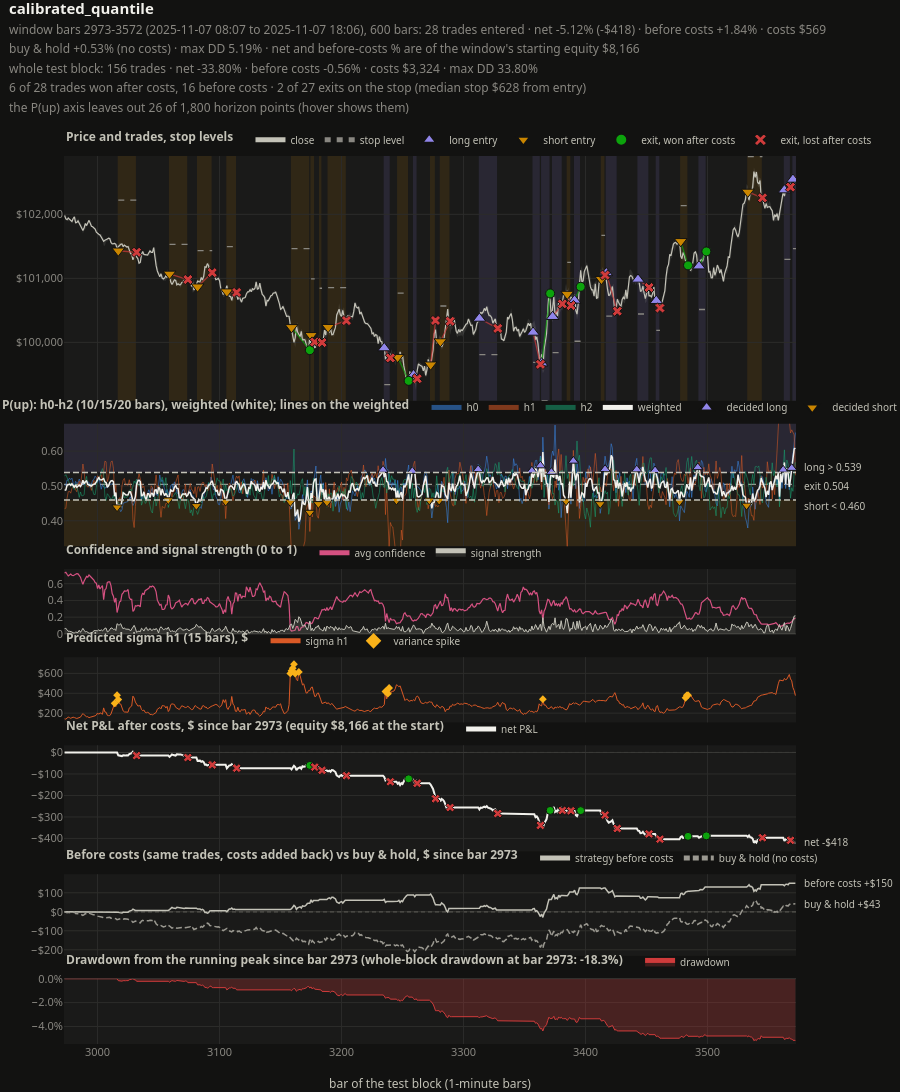

The notebook cell this image was saved under:
### Code cell
import os
from pathlib import Path

from IPython.display import display

from neural_trade.notebook import BacktestExplorer, pick_run
from neural_trade.visualization.trading_dashboard import detail_window

run_dir = pick_run(RUN_DIR, RUNS_DIR)   # newest run with a serving bundle, or a clear error
print("run:", run_dir)
explorer = BacktestExplorer.from_run(run_dir, csv_path=CSV_PATH)
res = explorer.run(STRATEGY, costs={"random_seeds": 0}, baselines=False)
start = detail_window(res, BARS, around=START)[0] if isinstance(START, str) else int(START)
explorer.dashboard(res, start=start, end=start + BARS).show()

### Figure 1 — Plotly figure (JSON) as saved in the notebook; plotly's stock layout.template omitted (floating-point values rounded to 4 significant figures; data arrays with more than 128 entries replaced by an {"elided": "..."} marker saying what was removed)
{"data": [{"dx": 1, "hoverinfo": "skip", "legend": "legend", "line": {"width": 0}, "mode": "lines", "name": "bar high", "showlegend": false, "type": "scatter", "x0": 2973.0, "xaxis": "x", "y": {"elided": "600 float values"}, "yaxis": "y"}, {"dx": 1, "fill": "tonexty", "fillcolor": "rgba(195,194,183,0.13)", "hoverinfo": "skip", "legend": "legend", "line": {"width": 0}, "mode": "lines", "name": "bar high-low range", "showlegend": false, "type": "scatter", "x0": 2973.0, "xaxis": "x", "y": {"elided": "600 float values"}, "yaxis": "y"}, {"dx": 1, "hovertemplate": "close %{y:$,.2f}%{text}<extra></extra>", "legend": "legend", "line": {"color": "#c3c2b7", "width": 1.2}, "mode": "lines", "name": "close", "text": {"elided": "600 str values"}, "type": "scatter", "x0": 2973, "xaxis": "x", "y": {"elided": "600 float values"}, "yaxis": "y"}, {"hoverinfo": "skip", "legend": "legend", "legendgroup": "lvl-sl", "line": {"color": "#898781", "dash": "6px,6px", "width": 1.3}, "mode": "lines", "name": "stop level", "type": "scatter", "x": [3017, 3032, null, 3059, 3074, null, 3082, 3094, null, 3106, 3114, null, 3159, 3174, null, 3175, 3178, null, 3182, 3184, null, 3189, 3204, null, 3235, 3240, null, 3246, 3255, null, 3259, 3262, null, 3273, 3277, null, 3281, 3289, null, 3313, 3328, null, 3357, 3363, null, 3364, 3371, null, 3373, 3381, null, 3385, 3388, null, 3391, 3396, null, 3413, 3416, null, 3417, 3426, null, 3443, 3452, null, 3458, 3461, null, 3478, 3484, null, 3493, 3499, null, 3533, 3545, null, 3563, 3568, null, 3570, 3579, null], "xaxis": "x", "y": [102200.0, 102200.0, null, 101500.0, 101500.0, null, 101400.0, 101400.0, null, 101500.0, 101500.0, null, 101500.0, 101500.0, null, 101000.0, 101000.0, null, 100800.0, 100800.0, null, 100900.0, 100900.0, null, 99340.0, 99340.0, null, 100800.0, 100800.0, null, 98820.0, 98820.0, null, 100300.0, 100300.0, null, 100600.0, 100600.0, null, 99810.0, 99810.0, null, 99690.0, 99690.0, null, 99090.0, 99090.0, null, 99840.0, 99840.0, null, 101200.0, 101200.0, null, 100000.0, 100000.0, null, 101700.0, 101700.0, null, 100400.0, 100400.0, null, 100400.0, 100400.0, null, 100200.0, 100200.0, null, 102100.0, 102100.0, null, 100500.0, 100500.0, null, 102900.0, 102900.0, null, 101300.0, 101300.0, null, 101500.0, 101500.0, null], "yaxis": "y"}, {"hoverinfo": "skip", "legend": "legend", "legendgroup": "trade-win", "line": {"color": "rgba(12,163,12,0.7)", "width": 1.3}, "mode": "lines", "name": "win (entry to exit)", "showlegend": false, "type": "scatter", "x": [3159, 3174, null, 3246, 3255, null, 3364, 3371, null, 3391, 3396, null, 3478, 3484, null, 3493, 3499, null], "xaxis": "x", "y": [100200.0, 99880.0, null, 99770.0, 99400.0, null, 99680.0, 100800.0, null, 100700.0, 100900.0, null, 101600.0, 101200.0, null, 101200.0, 101400.0, null], "yaxis": "y"}, {"hoverinfo": "skip", "legend": "legend", "legendgroup": "trade-loss", "line": {"color": "rgba(208,59,59,0.7)", "width": 1.3}, "mode": "lines", "name": "loss (entry to exit)", "showlegend": false, "type": "scatter", "x": [3017, 3032, null, 3059, 3074, null, 3082, 3094, null, 3106, 3114, null, 3175, 3178, null, 3182, 3184, null, 3189, 3204, null, 3235, 3240, null, 3259, 3262, null, 3273, 3277, null, 3281, 3289, null, 3313, 3328, null, 3357, 3363, null, 3373, 3381, null, 3385, 3388, null, 3413, 3416, null, 3417, 3426, null, 3443, 3452, null, 3458, 3461, null, 3533, 3545, null, 3563, 3568, null, 3570, 3579, null], "xaxis": "x", "y": [101400.0, 101400.0, null, 101100.0, 101000.0, null, 100900.0, 101100.0, null, 100800.0, 100800.0, null, 100100.0, 100000.0, null, 100000.0, 100000.0, null, 100200.0, 100300.0, null, 99910.0, 99760.0, null, 99490.0, 99430.0, null, 99650.0, 100300.0, null, 100000.0, 100300.0, null, 100400.0, 100200.0, null, 100200.0, 99660.0, null, 100400.0, 100600.0, null, 100800.0, 100600.0, null, 101000.0, 101100.0, null, 101100.0, 100500.0, null, 101000.0, 100900.0, null, 100700.0, 100500.0, null, 102300.0, 102300.0, null, 102400.0, 102400.0, null, 102500.0, 102700.0, null], "yaxis": "y"}, {"hoverinfo": "skip", "legend": "legend", "legendgroup": "entry-LONG", "marker": {"color": "#9085e9", "line": {"color": "#121211", "width": 1}, "size": 11, "symbol": "triangle-up"}, "mode": "markers", "name": "long entry", "type": "scatter", "x": [3235, 3259, 3313, 3357, 3364, 3373, 3391, 3417, 3443, 3458, 3493, 3563, 3570], "xaxis": "x", "y": [99910.0, 99490.0, 100400.0, 100200.0, 99680.0, 100400.0, 100700.0, 101100.0, 101000.0, 100700.0, 101200.0, 102400.0, 102500.0], "yaxis": "y"}, {"hoverinfo": "skip", "legend": "legend", "legendgroup": "entry-SHORT", "marker": {"color": "#c98500", "line": {"color": "#121211", "width": 1}, "size": 11, "symbol": "triangle-down"}, "mode": "markers", "name": "short entry", "type": "scatter", "x": [3017, 3059, 3082, 3106, 3159, 3175, 3182, 3189, 3246, 3273, 3281, 3385, 3413, 3478, 3533], "xaxis": "x", "y": [101400.0, 101100.0, 100900.0, 100800.0, 100200.0, 100100.0, 100000.0, 100200.0, 99770.0, 99650.0, 100000.0, 100800.0, 101000.0, 101600.0, 102300.0], "yaxis": "y"}, {"hoverinfo": "skip", "legend": "legend", "legendgroup": "trade-win", "marker": {"color": "#0ca30c", "line": {"color": "#121211", "width": 1}, "size": 9, "symbol": "circle"}, "mode": "markers", "name": "exit, won after costs", "opacity": 1.0, "type": "scatter", "x": [3174, 3255, 3371, 3396, 3484, 3499], "xaxis": "x", "y": [99880.0, 99400.0, 100800.0, 100900.0, 101200.0, 101400.0], "yaxis": "y"}, {"hoverinfo": "skip", "legend": "legend", "legendgroup": "trade-loss", "marker": {"color": "#d03b3b", "line": {"color": "#121211", "width": 1}, "size": 9, "symbol": "x"}, "mode": "markers", "name": "exit, lost after costs", "opacity": 1.0, "type": "scatter", "x": [3032, 3074, 3094, 3114, 3178, 3184, 3204, 3240, 3262, 3277, 3289, 3328, 3363, 3381, 3388, 3416, 3426, 3452, 3461, 3545, 3568], "xaxis": "x", "y": [101400.0, 101000.0, 101100.0, 100800.0, 100000.0, 100000.0, 100300.0, 99760.0, 99430.0, 100300.0, 100300.0, 100200.0, 99660.0, 100600.0, 100600.0, 101100.0, 100500.0, 100900.0, 100500.0, 102300.0, 102400.0], "yaxis": "y"}, {"dx": 1, "hovertemplate": "P(up) h0 (10 bars) %{y:.3f}<extra></extra>", "legend": "legend2", "legendgroup": "h0", "line": {"color": "rgba(57,135,229,0.55)", "width": 1}, "mode": "lines", "name": "h0", "type": "scatter", "x0": 2973, "xaxis": "x", "y": {"elided": "600 float values"}, "yaxis": "y2"}, {"dx": 1, "hovertemplate": "P(up) h1 (15 bars) %{y:.3f}<extra></extra>", "legend": "legend2", "legendgroup": "h1", "line": {"color": "rgba(217,89,38,0.55)", "width": 1}, "mode": "lines", "name": "h1", "type": "scatter", "x0": 2973, "xaxis": "x", "y": {"elided": "600 float values"}, "yaxis": "y2"}, {"dx": 1, "hovertemplate": "P(up) h2 (20 bars) %{y:.3f}<extra></extra>", "legend": "legend2", "legendgroup": "h2", "line": {"color": "rgba(25,158,112,0.55)", "width": 1}, "mode": "lines", "name": "h2", "type": "scatter", "x0": 2973, "xaxis": "x", "y": {"elided": "600 float values"}, "yaxis": "y2"}, {"dx": 1, "hovertemplate": "weighted P(up) %{y:.3f}<extra></extra>", "legend": "legend2", "line": {"color": "#f2f1ec", "width": 1.5}, "mode": "lines", "name": "weighted", "type": "scatter", "x0": 2973, "xaxis": "x", "y": {"elided": "600 float values"}, "yaxis": "y2"}, {"hoverinfo": "skip", "legend": "legend2", "legendgroup": "decision-LONG", "marker": {"color": "#9085e9", "line": {"color": "#121211", "width": 1}, "size": 9, "symbol": "triangle-up"}, "mode": "markers", "name": "decided long", "type": "scatter", "x": [3234, 3258, 3312, 3356, 3363, 3372, 3390, 3416, 3442, 3457, 3492, 3562, 3569], "xaxis": "x", "y": [0.5459, 0.5426, 0.5477, 0.5437, 0.5585, 0.5399, 0.5719, 0.548, 0.5469, 0.5445, 0.5532, 0.5463, 0.5512], "yaxis": "y2"}, {"hoverinfo": "skip", "legend": "legend2", "legendgroup": "decision-SHORT", "marker": {"color": "#c98500", "line": {"color": "#121211", "width": 1}, "size": 9, "symbol": "triangle-down"}, "mode": "markers", "name": "decided short", "type": "scatter", "x": [3016, 3058, 3081, 3105, 3158, 3174, 3181, 3188, 3245, 3272, 3280, 3384, 3412, 3477, 3532], "xaxis": "x", "y": [0.439, 0.4597, 0.443, 0.4553, 0.4539, 0.4237, 0.4486, 0.4532, 0.4584, 0.4587, 0.458, 0.4563, 0.4484, 0.4552, 0.4442], "yaxis": "y2"}, {"dx": 1, "hovertemplate": "confidence %{y:.3f}<extra></extra>", "legend": "legend3", "line": {"color": "#d55181", "width": 1.2}, "mode": "lines", "name": "avg confidence", "type": "scatter", "x0": 2973, "xaxis": "x", "y": {"elided": "600 float values"}, "yaxis": "y3"}, {"dx": 1, "fill": "tozeroy", "fillcolor": "rgba(195,194,183,0.15)", "hovertemplate": "strength %{y:.3f}<extra></extra>", "legend": "legend3", "line": {"color": "#c3c2b7", "width": 1}, "mode": "lines", "name": "signal strength", "type": "scatter", "x0": 2973, "xaxis": "x", "y": {"elided": "600 float values"}, "yaxis": "y3"}, {"dx": 1, "hovertemplate": "sigma h1 (15 bars) %{y:$,.1f}%{text}<extra></extra>", "legend": "legend4", "line": {"color": "#d95926", "width": 1}, "mode": "lines", "name": "sigma h1", "text": {"elided": "600 str values"}, "type": "scatter", "x0": 2973, "xaxis": "x", "y": {"elided": "600 float values"}, "yaxis": "y4"}, {"hoverinfo": "skip", "legend": "legend4", "marker": {"color": "#fab219", "size": 6, "symbol": "diamond"}, "mode": "markers", "name": "variance spike", "type": "scatter", "x": [3014, 3016, 3017, 3158, 3159, 3160, 3161, 3162, 3165, 3236, 3238, 3239, 3365, 3482, 3483, 3484], "xaxis": "x", "y": [298.5, 380.7, 336.9, 599.7, 626.0, 653.1, 693.3, 598.4, 615.1, 417.8, 395.9, 453.0, 341.0, 354.1, 379.7, 380.7], "yaxis": "y4"}, {"dx": 1, "hovertemplate": "net P&L since bar 2973 %{y:$,.0f}<extra></extra>", "legend": "legend5", "line": {"color": "#f2f1ec", "width": 2}, "mode": "lines", "name": "net P&L", "type": "scatter", "x0": 2973, "xaxis": "x", "y": {"elided": "600 float values"}, "yaxis": "y5"}, {"hoverinfo": "skip", "legend": "legend5", "legendgroup": "trade-win", "marker": {"color": "#0ca30c", "line": {"color": "#121211", "width": 1}, "size": 8, "symbol": "circle"}, "mode": "markers", "name": "exit, win", "showlegend": false, "type": "scatter", "x": [3174, 3255, 3371, 3396, 3484, 3499], "xaxis": "x", "y": [-60.23, -122.5, -269.6, -270.5, -390.1, -388.1], "yaxis": "y5"}, {"hoverinfo": "skip", "legend": "legend5", "legendgroup": "trade-loss", "marker": {"color": "#d03b3b", "line": {"color": "#121211", "width": 1}, "size": 8, "symbol": "x"}, "mode": "markers", "name": "exit, loss", "showlegend": false, "type": "scatter", "x": [3032, 3074, 3094, 3114, 3178, 3184, 3204, 3240, 3262, 3277, 3289, 3328, 3363, 3381, 3388, 3416, 3426, 3452, 3461, 3545, 3568], "xaxis": "x", "y": [-14.39, -23.58, -57.61, -72.83, -68.04, -83.27, -107.8, -136.3, -143.5, -215.1, -256.2, -284.2, -339.2, -269.6, -271.4, -291.3, -353.6, -378.9, -403.3, -396.7, -408.7], "yaxis": "y5"}, {"dx": 1, "hovertemplate": "before costs since bar 2973 %{y:$,.0f}<extra></extra>", "legend": "legend6", "line": {"color": "#c3c2b7", "width": 1.5}, "mode": "lines", "name": "strategy before costs", "type": "scatter", "x0": 2973, "xaxis": "x", "y": {"elided": "600 float values"}, "yaxis": "y6"}, {"dx": 1, "hovertemplate": "buy & hold since bar 2973 %{y:$,.0f} ($8,166 held, no costs)<extra></extra>", "legend": "legend6", "line": {"color": "#9a9890", "dash": "6px,3px", "width": 1.5}, "mode": "lines", "name": "buy & hold (no costs)", "type": "scatter", "x0": 2973, "xaxis": "x", "y": {"elided": "600 float values"}, "yaxis": "y6"}, {"dx": 1, "fill": "tozeroy", "fillcolor": "rgba(208,59,59,0.25)", "hovertemplate": "drawdown %{y:.2%}<extra></extra>", "legend": "legend7", "line": {"color": "#d03b3b", "width": 1}, "mode": "lines", "name": "drawdown", "type": "scatter", "x0": 2973, "xaxis": "x", "y": {"elided": "600 float values"}, "yaxis": "y7"}], "layout": {"annotations": [{"align": "left", "font": {"color": "#c3c2b7", "size": 10}, "showarrow": false, "text": "short < 0.460", "x": 1.0, "xanchor": "left", "xref": "x domain", "xshift": 6, "y": 0.4431, "yanchor": "middle", "yref": "y2"}, {"align": "left", "font": {"color": "#c3c2b7", "size": 10}, "showarrow": false, "text": "exit 0.504", "x": 1.0, "xanchor": "left", "xref": "x domain", "xshift": 6, "y": 0.4993, "yanchor": "middle", "yref": "y2"}, {"align": "left", "font": {"color": "#c3c2b7", "size": 10}, "showarrow": false, "text": "long > 0.539", "x": 1.0, "xanchor": "left", "xref": "x domain", "xshift": 6, "y": 0.5556, "yanchor": "middle", "yref": "y2"}, {"align": "left", "font": {"color": "#c3c2b7", "size": 10}, "showarrow": false, "text": "net -$418", "x": 1.0, "xanchor": "left", "xref": "x domain", "xshift": 6, "y": -418.4, "yanchor": "middle", "yref": "y5"}, {"align": "left", "font": {"color": "#c3c2b7", "size": 10}, "showarrow": false, "text": "buy & hold +$43", "x": 1.0, "xanchor": "left", "xref": "x domain", "xshift": 6, "y": 43.04, "yanchor": "middle", "yref": "y6"}, {"align": "left", "font": {"color": "#c3c2b7", "size": 10}, "showarrow": false, "text": "before costs +$150", "x": 1.0, "xanchor": "left", "xref": "x domain", "xshift": 6, "y": 150.2, "yanchor": "middle", "yref": "y6"}], "height": 1500, "hovermode": "x unified", "hoversubplots": "axis", "legend": {"bgcolor": "rgba(0,0,0,0)", "font": {"color": "#c3c2b7", "size": 10}, "groupclick": "togglegroup", "itemsizing": "constant", "itemwidth": 30, "orientation": "h", "title": {"font": {"color": "#c3c2b7", "size": 12}, "side": "left", "text": "<b>Price and trades, stop levels</b>   "}, "x": 0, "xanchor": "left", "y": 1.002, "yanchor": "bottom"}, "legend2": {"bgcolor": "rgba(0,0,0,0)", "font": {"color": "#c3c2b7", "size": 10}, "groupclick": "togglegroup", "itemsizing": "constant", "itemwidth": 30, "orientation": "h", "title": {"font": {"color": "#c3c2b7", "size": 12}, "side": "left", "text": "<b>P(up): h0-h2 (10/15/20 bars), weighted (white); lines on the weighted</b>   "}, "x": 0, "xanchor": "left", "y": 0.7005, "yanchor": "bottom"}, "legend3": {"bgcolor": "rgba(0,0,0,0)", "font": {"color": "#c3c2b7", "size": 10}, "groupclick": "togglegroup", "itemsizing": "constant", "itemwidth": 30, "orientation": "h", "title": {"font": {"color": "#c3c2b7", "size": 12}, "side": "left", "text": "<b>Confidence and signal strength (0 to 1)</b>   "}, "x": 0, "xanchor": "left", "y": 0.5369, "yanchor": "bottom"}, "legend4": {"bgcolor": "rgba(0,0,0,0)", "font": {"color": "#c3c2b7", "size": 10}, "groupclick": "togglegroup", "itemsizing": "constant", "itemwidth": 30, "orientation": "h", "title": {"font": {"color": "#c3c2b7", "size": 12}, "side": "left", "text": "<b>Predicted sigma h1 (15 bars), $</b>   "}, "x": 0, "xanchor": "left", "y": 0.4377, "yanchor": "bottom"}, "legend5": {"bgcolor": "rgba(0,0,0,0)", "font": {"color": "#c3c2b7", "size": 10}, "groupclick": "togglegroup", "itemsizing": "constant", "itemwidth": 30, "orientation": "h", "title": {"font": {"color": "#c3c2b7", "size": 12}, "side": "left", "text": "<b>Net P&L after costs, $ since bar 2973 (equity $8,166 at the start)</b>   "}, "x": 0, "xanchor": "left", "y": 0.3384, "yanchor": "bottom"}, "legend6": {"bgcolor": "rgba(0,0,0,0)", "font": {"color": "#c3c2b7", "size": 10}, "groupclick": "togglegroup", "itemsizing": "constant", "itemwidth": 30, "orientation": "h", "title": {"font": {"color": "#c3c2b7", "size": 12}, "side": "left", "text": "<b>Before costs (same trades, costs added back) vs buy & hold, $ since bar 2973</b>   "}, "x": 0, "xanchor": "left", "y": 0.1932, "yanchor": "bottom"}, "legend7": {"bgcolor": "rgba(0,0,0,0)", "font": {"color": "#c3c2b7", "size": 10}, "groupclick": "togglegroup", "itemsizing": "constant", "itemwidth": 30, "orientation": "h", "title": {"font": {"color": "#c3c2b7", "size": 12}, "side": "left", "text": "<b>Drawdown from the running peak since bar 2973 (whole-block drawdown at bar 2973: -18.3%)</b>   "}, "x": 0, "xanchor": "left", "y": 0.07553, "yanchor": "bottom"}, "margin": {"r": 104, "t": 156}, "shapes": [{"fillcolor": "rgba(201,133,0,0.12)", "layer": "below", "line": {"width": 0}, "type": "rect", "x0": 3016.0, "x1": 3032.0, "xref": "x", "y0": 0, "y1": 1, "yref": "y domain"}, {"fillcolor": "rgba(201,133,0,0.12)", "layer": "below", "line": {"width": 0}, "type": "rect", "x0": 3058.0, "x1": 3074.0, "xref": "x", "y0": 0, "y1": 1, "yref": "y domain"}, {"fillcolor": "rgba(201,133,0,0.12)", "layer": "below", "line": {"width": 0}, "type": "rect", "x0": 3082.0, "x1": 3094.0, "xref": "x", "y0": 0, "y1": 1, "yref": "y domain"}, {"fillcolor": "rgba(201,133,0,0.12)", "layer": "below", "line": {"width": 0}, "type": "rect", "x0": 3106.0, "x1": 3114.0, "xref": "x", "y0": 0, "y1": 1, "yref": "y domain"}, {"fillcolor": "rgba(201,133,0,0.12)", "layer": "below", "line": {"width": 0}, "type": "rect", "x0": 3158.0, "x1": 3174.0, "xref": "x", "y0": 0, "y1": 1, "yref": "y domain"}, {"fillcolor": "rgba(201,133,0,0.12)", "layer": "below", "line": {"width": 0}, "type": "rect", "x0": 3174.0, "x1": 3178.0, "xref": "x", "y0": 0, "y1": 1, "yref": "y domain"}, {"fillcolor": "rgba(201,133,0,0.12)", "layer": "below", "line": {"width": 0}, "type": "rect", "x0": 3182.0, "x1": 3184.0, "xref": "x", "y0": 0, "y1": 1, "yref": "y domain"}, {"fillcolor": "rgba(201,133,0,0.12)", "layer": "below", "line": {"width": 0}, "type": "rect", "x0": 3188.0, "x1": 3204.0, "xref": "x", "y0": 0, "y1": 1, "yref": "y domain"}, {"fillcolor": "rgba(144,133,233,0.12)", "layer": "below", "line": {"width": 0}, "type": "rect", "x0": 3234.0, "x1": 3240.0, "xref": "x", "y0": 0, "y1": 1, "yref": "y domain"}, {"fillcolor": "rgba(201,133,0,0.12)", "layer": "below", "line": {"width": 0}, "type": "rect", "x0": 3246.0, "x1": 3254.0, "xref": "x", "y0": 0, "y1": 1, "yref": "y domain"}, {"fillcolor": "rgba(144,133,233,0.12)", "layer": "below", "line": {"width": 0}, "type": "rect", "x0": 3258.0, "x1": 3262.0, "xref": "x", "y0": 0, "y1": 1, "yref": "y domain"}, {"fillcolor": "rgba(201,133,0,0.12)", "layer": "below", "line": {"width": 0}, "type": "rect", "x0": 3272.0, "x1": 3276.0, "xref": "x", "y0": 0, "y1": 1, "yref": "y domain"}, {"fillcolor": "rgba(201,133,0,0.12)", "layer": "below", "line": {"width": 0}, "type": "rect", "x0": 3280.0, "x1": 3288.0, "xref": "x", "y0": 0, "y1": 1, "yref": "y domain"}, {"fillcolor": "rgba(144,133,233,0.12)", "layer": "below", "line": {"width": 0}, "type": "rect", "x0": 3312.0, "x1": 3328.0, "xref": "x", "y0": 0, "y1": 1, "yref": "y domain"}, {"fillcolor": "rgba(144,133,233,0.12)", "layer": "below", "line": {"width": 0}, "type": "rect", "x0": 3356.0, "x1": 3362.0, "xref": "x", "y0": 0, "y1": 1, "yref": "y domain"}, {"fillcolor": "rgba(144,133,233,0.12)", "layer": "below", "line": {"width": 0}, "type": "rect", "x0": 3364.0, "x1": 3370.0, "xref": "x", "y0": 0, "y1": 1, "yref": "y domain"}, {"fillcolor": "rgba(144,133,233,0.12)", "layer": "below", "line": {"width": 0}, "type": "rect", "x0": 3372.0, "x1": 3380.0, "xref": "x", "y0": 0, "y1": 1, "yref": "y domain"}, {"fillcolor": "rgba(201,133,0,0.12)", "layer": "below", "line": {"width": 0}, "type": "rect", "x0": 3384.0, "x1": 3388.0, "xref": "x", "y0": 0, "y1": 1, "yref": "y domain"}, {"fillcolor": "rgba(144,133,233,0.12)", "layer": "below", "line": {"width": 0}, "type": "rect", "x0": 3390.0, "x1": 3396.0, "xref": "x", "y0": 0, "y1": 1, "yref": "y domain"}, {"fillcolor": "rgba(201,133,0,0.12)", "layer": "below", "line": {"width": 0}, "type": "rect", "x0": 3412.0, "x1": 3416.0, "xref": "x", "y0": 0, "y1": 1, "yref": "y domain"}, {"fillcolor": "rgba(144,133,233,0.12)", "layer": "below", "line": {"width": 0}, "type": "rect", "x0": 3416.0, "x1": 3426.0, "xref": "x", "y0": 0, "y1": 1, "yref": "y domain"}, {"fillcolor": "rgba(144,133,233,0.12)", "layer": "below", "line": {"width": 0}, "type": "rect", "x0": 3442.0, "x1": 3452.0, "xref": "x", "y0": 0, "y1": 1, "yref": "y domain"}, {"fillcolor": "rgba(144,133,233,0.12)", "layer": "below", "line": {"width": 0}, "type": "rect", "x0": 3458.0, "x1": 3460.0, "xref": "x", "y0": 0, "y1": 1, "yref": "y domain"}, {"fillcolor": "rgba(201,133,0,0.12)", "layer": "below", "line": {"width": 0}, "type": "rect", "x0": 3478.0, "x1": 3484.0, "xref": "x", "y0": 0, "y1": 1, "yref": "y domain"}, {"fillcolor": "rgba(144,133,233,0.12)", "layer": "below", "line": {"width": 0}, "type": "rect", "x0": 3492.0, "x1": 3498.0, "xref": "x", "y0": 0, "y1": 1, "yref": "y domain"}, {"fillcolor": "rgba(201,133,0,0.12)", "layer": "below", "line": {"width": 0}, "type": "rect", "x0": 3532.0, "x1": 3544.0, "xref": "x", "y0": 0, "y1": 1, "yref": "y domain"}, {"fillcolor": "rgba(144,133,233,0.12)", "layer": "below", "line": {"width": 0}, "type": "rect", "x0": 3562.0, "x1": 3568.0, "xref": "x", "y0": 0, "y1": 1, "yref": "y domain"}, {"fillcolor": "rgba(144,133,233,0.12)", "layer": "below", "line": {"width": 0}, "type": "rect", "x0": 3570.0, "x1": 3578.0, "xref": "x", "y0": 0, "y1": 1, "yref": "y domain"}, {"fillcolor": "rgba(144,133,233,0.12)", "layer": "below", "line": {"width": 0}, "type": "rect", "x0": 0, "x1": 1, "xref": "x domain", "y0": 0.539, "y1": 1.0, "yref": "y2"}, {"fillcolor": "rgba(201,133,0,0.12)", "layer": "below", "line": {"width": 0}, "type": "rect", "x0": 0, "x1": 1, "xref": "x domain", "y0": 0.4597, "y1": 0.0, "yref": "y2"}, {"layer": "below", "line": {"color": "#9a9890", "dash": "8px,4px", "width": 1.2}, "type": "line", "x0": 0, "x1": 1, "xref": "x domain", "y0": 0.5043, "y1": 0.5043, "yref": "y2"}, {"layer": "above", "line": {"color": "#c3c2b7", "dash": "6px,3px", "width": 1.5}, "type": "line", "x0": 0, "x1": 1, "xref": "x domain", "y0": 0.539, "y1": 0.539, "yref": "y2"}, {"layer": "above", "line": {"color": "#c3c2b7", "dash": "6px,3px", "width": 1.5}, "type": "line", "x0": 0, "x1": 1, "xref": "x domain", "y0": 0.4597, "y1": 0.4597, "yref": "y2"}, {"layer": "below", "line": {"color": "#9a9890", "dash": "4px,3px", "width": 1.0}, "type": "line", "x0": 0, "x1": 1, "xref": "x domain", "y0": 0.0, "y1": 0.0, "yref": "y5"}, {"layer": "below", "line": {"color": "#9a9890", "dash": "4px,3px", "width": 1.0}, "type": "line", "x0": 0, "x1": 1, "xref": "x domain", "y0": 0.0, "y1": 0.0, "yref": "y6"}], "title": {"text": "<b>calibrated_quantile</b><br><span style='font-size:12px;color:#898781'>window bars 2973-3572 (2025-11-07 08:07 to 2025-11-07 18:06), 600 bars: 28 trades entered · net -5.12% (-$418) · before costs +1.84% · costs $569<br>buy & hold +0.53% (no costs) · max DD 5.19% · net and before-costs % are of the window's starting equity $8,166<br>whole test block: 156 trades · net -33.80% · before costs -0.56% · costs $3,324 · max DD 33.80%<br>6 of 28 trades won after costs, 16 before costs · 2 of 27 exits on the stop (median stop $628 from entry)<br>the P(up) axis leaves out 26 of 1,800 horizon points (hover shows them)</span>"}, "xaxis": {"anchor": "y7", "autorange": false, "domain": [0, 1], "range": [2972.0, 3572.0], "showspikes": true, "spikemode": "across", "title": {"text": "bar of the test block (1-minute bars)"}}, "yaxis": {"anchor": "x", "autorangeoptions": {"clipmax": 102900.0, "clipmin": 99090.0}, "domain": [0.7243, 1.0], "tickformat": "$,.0f"}, "yaxis2": {"anchor": "x", "domain": [0.5607, 0.6985], "range": [0.3273, 0.6787], "tickformat": ".2f"}, "yaxis3": {"anchor": "x", "domain": [0.4614, 0.5349]}, "yaxis4": {"anchor": "x", "domain": [0.3621, 0.4357], "tickformat": "$,.0f"}, "yaxis5": {"anchor": "x", "domain": [0.2169, 0.3364], "tickformat": "$,.0f"}, "yaxis6": {"anchor": "x", "domain": [0.09926, 0.1912], "tickformat": "$,.0f"}, "yaxis7": {"anchor": "x", "domain": [0.0, 0.07353], "tickformat": ".1%"}}}
